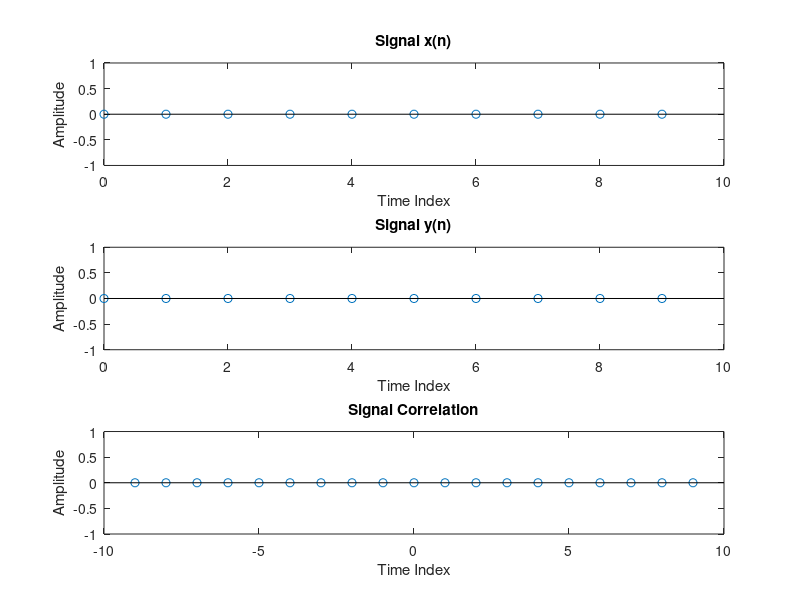

The MATLAB script that drew this image:
% Correlation
clear all;
close all;
clc;
ph1 = 0;
ph2 = 0;
n = [0:9];

% x 

org_x = 1;
x = sin(2 * pi * 0.1 * n * ph1);
nx = [0:length(x)-1] - org_x + 1;

% y 

org_y = 1;
y = sin(2 * pi * 0.1 * n * ph1);
ny = [0:length(y)-1] - org_y + 1;

%  Autocorrelatron

rxy = xcorr(x,y);
nxy = [nx(1)-ny(end): nx(end)-ny(1)];
[maxR indR] = max(rxy);

% Display max Value in autocorrelation 

disp(["The maximum value is at lag", num2str(rxy(indR)) "."]);
 
figure
subplot(3,1,1);
stem(nx,x);
xlabel("Time Index");
ylabel("Amplitude");
title("Signal x(n)");

subplot(3,1,2);
stem(ny,y);
xlabel("Time Index");
ylabel("Amplitude");
title("Signal y(n)");

subplot(3,1,3);
stem(nxy,rxy);
xlabel("Time Index");
ylabel("Amplitude");
title("Signal Correlation");
pause